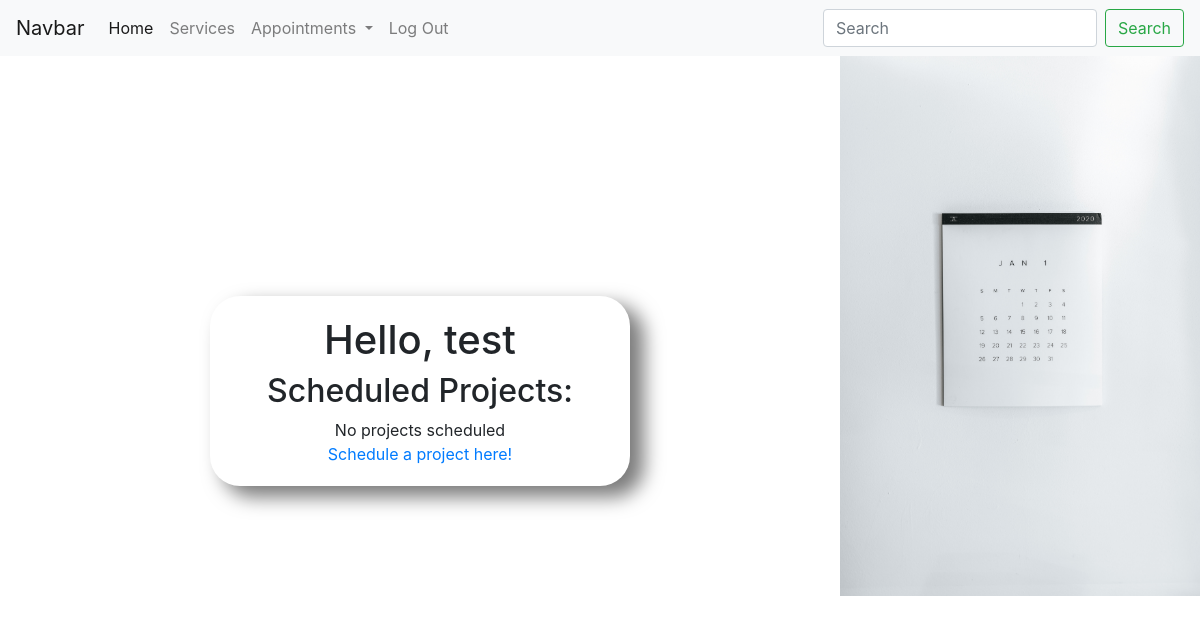
Page /profile (signed in) on the earlier database version.
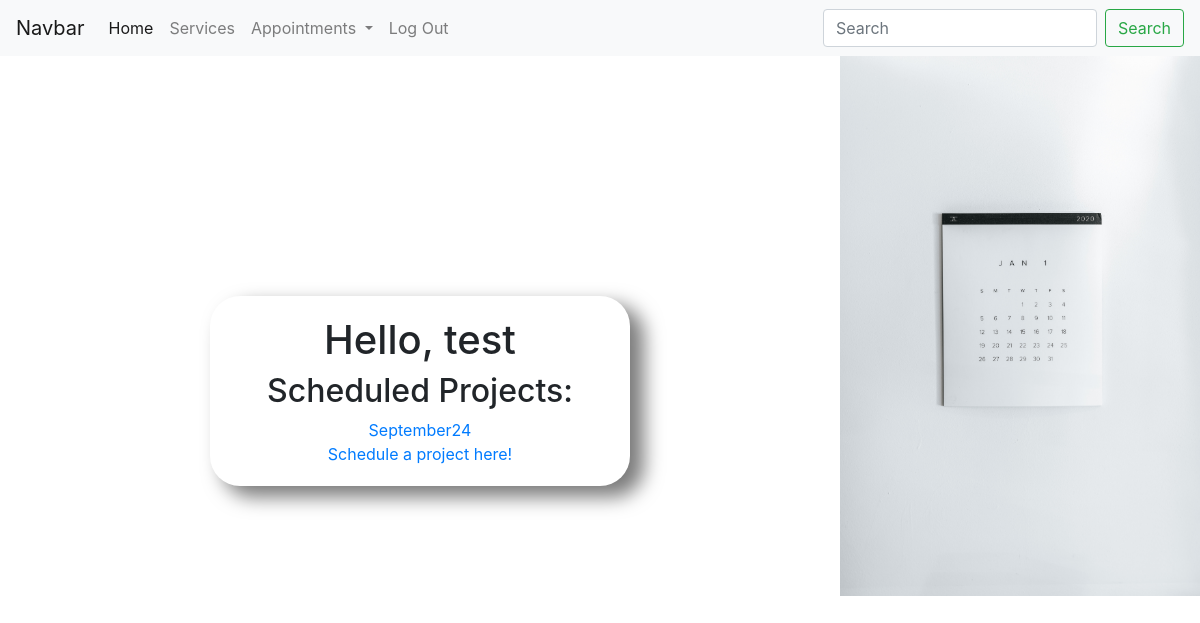
Same page on the later database version.
### installers/models.py (models this page shows, shortened)
class User(AbstractUser):
    installer = models.BooleanField(default=False)
    day = models.CharField(max_length=140, blank=True)
    pass

class Day(models.Model):
    day_data = models.CharField(max_length=140)
    installer = models.ForeignKey(User, on_delete=models.CASCADE, related_name="installer_day")
    customer = models.ForeignKey(User, on_delete=models.CASCADE, related_name="customer_day")

### installers/views.py (the view)
# urls.py: path('profile', views.profile, name='profile'),
def profile(request):
    user = request.user
    appointment_check = Day.objects.filter(customer=user)
    if not appointment_check:
        projects = "No projects scheduled"
        appointment_check = False
    else:
        a = get_object_or_404(Day, customer=user)
        projects = a.day_data
        appointment_check = True
    return render(request, "installers/profile.html", {
    "projects": projects,
    "appointment_check": appointment_check
    })

### installers/templates/installers/profile.html
{% extends "installers/layout.html" %}
{% block body %}
  <div class="cont">
    <div class="column left">
      <div class="form2">
        <h1>Hello, {{ request.user }}</h1>
        <h2>Scheduled Projects:</h2>
        {% if appointment_check == True %}
          <a href="{% url 'appointments' %}">{{ projects }}</a>
        {% elif appointment_check == False%}
          {{ projects }}
        {% endif %}
        <br>
        <a href="{% url 'schedule' %}">Schedule a project here!</a>
      </div>
    </div>
    <div class="column right">
      <img src="static/installers/pic2.jpg" alt="">
    </div>
  </div>
{% endblock %}

### installers/templates/installers/layout.html (shortened to what this page needs)
{% load static %}
  <!DOCTYPE html>
  <html lang="en" dir="ltr">
    <head>
      <link rel="stylesheet" href="https://stackpath.bootstrapcdn.com/bootstrap/4.4.1/css/bootstrap.min.css">
      <link href="{% static 'installers/styles.css' %}" rel="stylesheet">
    </head>
    <body>
      <nav class="navbar navbar-expand-lg navbar-light bg-light">
        <a class="navbar-brand" href="#">Navbar</a>
        <div class="collapse navbar-collapse" id="navbarSupportedContent">
          <ul class="navbar-nav mr-auto">
            <li class="nav-item active">
              <a class="nav-link" href="{% url 'index' %}">Home <span class="sr-only">(current)</span></a>
            </li>
            <li class="nav-item">
              <a class="nav-link" href="#">Services</a>
            </li>
            <li class="nav-item dropdown">
              <a class="nav-link dropdown-toggle" href="#" id="navbarDropdown" role="button" data-toggle="dropdown" aria-haspopup="true" aria-expanded="false">
                Appointments
              </a>
            </li>
            <li class="nav-item">
              <a class="nav-link" href="{% url 'logout' %}">Log Out</a>
            </li>
          </ul>
          <form class="form-inline my-2 my-lg-0">
            <input class="form-control mr-sm-2" type="search" placeholder="Search" aria-label="Search">
            <button class="btn btn-outline-success my-2 my-sm-0" type="submit">Search</button>
          </form>
        </div>
      </nav>
      {% block body %}
      {% endblock %}
    </body>
  </html>

### installers/static/installers/styles.css (style rules this page uses)
* { box-sizing: border-box; }
.column { float: left; }
.left { width: 70%; text-align: center; margin-top: 20%; }
.left form, .form2 { width: 50%; margin-left: 25%; border-radius: 30px; -webkit-box-shadow: 13px 10px 19px 1px rgba(0,0,0,0.52); -moz-box-shadow: 13px 10px 19px 1px rgba(0,0,0,0.52); box-shadow: 13px 10px 19px 1px rgba(0,0,0,0.52); padding: 20px; }
.right { width: 30%; }
.right img { height: auto; width: 100%; }

Differences in the rows shown:
added Day: day_data "September24"
Other differences:
{{ projects }}: "No projects scheduled" → (not shown)
